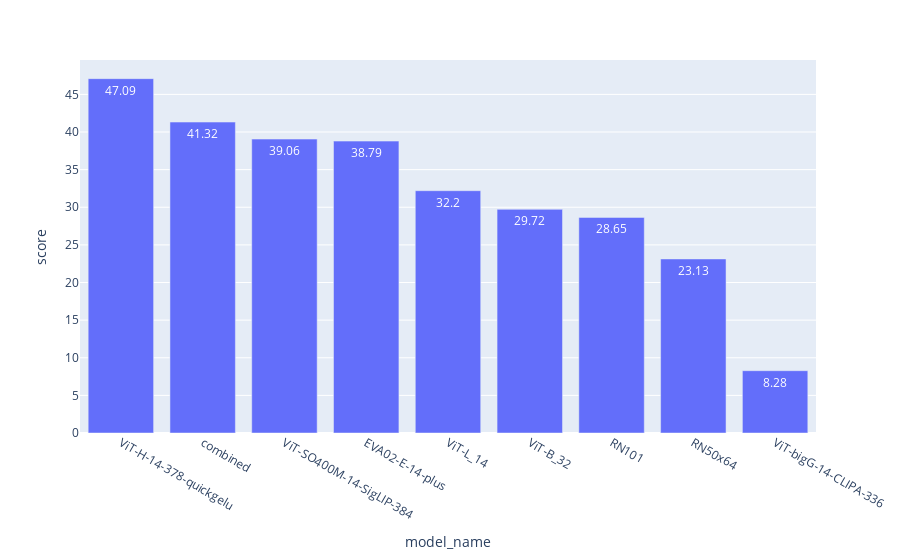

This figure's notebook cell:
### Code cell
fig = px.bar(diagonals_df,x='model_name', y='score', text_auto=True)
fig.show()

### Figure 1 — Plotly figure (JSON) as saved in the notebook; plotly's stock layout.template omitted (floating-point values rounded to 4 significant figures)
{"data": [{"alignmentgroup": "True", "hovertemplate": "model_name=%{x}<br>score=%{y}<extra></extra>", "legendgroup": "", "marker": {"color": "#636efa", "pattern": {"shape": ""}}, "name": "", "offsetgroup": "", "orientation": "v", "showlegend": false, "textposition": "auto", "texttemplate": "%{y}", "type": "bar", "x": ["ViT-H-14-378-quickgelu", "combined", "ViT-SO400M-14-SigLIP-384", "EVA02-E-14-plus", "ViT-L_14", "ViT-B_32", "RN101", "RN50x64", "ViT-bigG-14-CLIPA-336"], "xaxis": "x", "y": [47.09, 41.32, 39.06, 38.79, 32.2, 29.72, 28.65, 23.13, 8.28], "yaxis": "y"}], "layout": {"barmode": "relative", "legend": {"tracegroupgap": 0}, "margin": {"t": 60}, "xaxis": {"anchor": "y", "domain": [0, 1], "title": {"text": "model_name"}}, "yaxis": {"anchor": "x", "domain": [0, 1], "title": {"text": "score"}}}}
